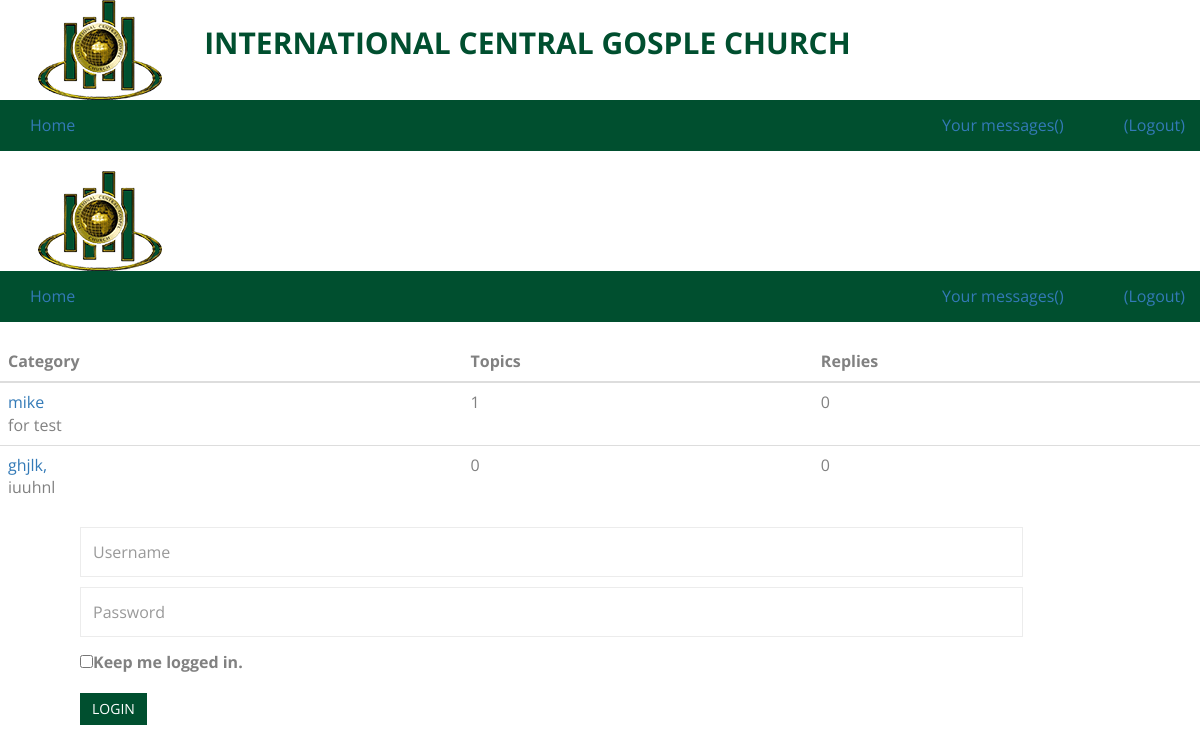
Page /templates/chat.php on the committed database.
### tables this page shows
CREATE TABLE IF NOT EXISTS `categories` (
  `id` smallint(6) NOT NULL,
  `name` varchar(256) NOT NULL,
  `description` text NOT NULL,
  `position` smallint(6) NOT NULL,
  PRIMARY KEY (`id`)
);

### templates/config.php (called while the page is built, shortened)
<?php
$url_home = 'chat.php';
?>

### templates/chat.php (the view, shortened to what this page needs)
<?php
include('config.php');
?>
<!DOCTYPE html>
<html>
    <head>
    <link rel="stylesheet" href="../css/font-awesome.min.css">
    <link rel="stylesheet" href="../css/jquery.fancybox.css">
    <link rel="stylesheet" href="../css/bootstrap.min.css">
    <link rel="stylesheet" href="../css/owl.carousel.css">
    <link rel="stylesheet" href="../css/slit-slider.css">
    <link rel="stylesheet" href="../css/animate.css">
    <link rel="stylesheet" href="../css/main.css">
    </head>
    <body id="body">
    <div class="header">
        <a href="../index.php"><img src="../images/icgc2.png" alt="Forum" />
        <span style="color: #004f2f; border-color: #b0931b;font-weight: bold; font-size:30px;">INTERNATIONAL CENTRAL GOSPLE CHURCH</span></a>
    </div>
    <header class="main-header" style="background: #004f2f; border-color: #b0931b; border-width: 2px;">
  <nav class="navbar navbar-static-top">
    <div class="container-fluid">
    <div class="collapse navbar-collapse" id="navbar-collapse">
      <ul class="nav navbar-nav">
        <li class="active"><a href="<?php echo $url_home; ?>">Home</a>
        </li>
      </ul>
      <ul class="nav navbar-nav navbar-right">
        <li><a href="list_pm.php">Your messages(<?php echo $nb_new_pm; ?>)</a></li>
        <li><a href="profile.php?id=<?php echo $_SESSION['userid']; ?>"><?php echo htmlentities($_SESSION['username'], ENT_QUOTES, 'UTF-8'); ?></a></li>
        <li><a href="login.php">(Logout)</a></li>
      </ul>
    </div>
    </div>
  </nav>
</header>
<div class="content">
<?php
if(isset($_SESSION['username']))
{
$nb_new_pm = mysql_fetch_array(mysql_query('select count(*) as nb_new_pm from pm where ((user1="'.$_SESSION['userid'].'" and user1read="no") or (user2="'.$_SESSION['userid'].'" and user2read="no")) and id2="1"'));
$nb_new_pm = $nb_new_pm['nb_new_pm'];
?>
<?php
}
else
{
?>
<div class="header">
    <a href="<?php echo $url_home; ?>"><img src="../images/icgc2.png" alt="Forum" /></a>
</div>
    <header class="main-header" style="background: #004f2f; border-color: #b0931b; border-width: 2px;">
  <nav class="navbar navbar-static-top">
    <div class="container-fluid">
    <div class="collapse navbar-collapse" id="navbar-collapse">
      <ul class="nav navbar-nav">
        <li class="active"><a href="<?php echo $url_home; ?>">Home</a>
        </li>
      </ul>
      <ul class="nav navbar-nav navbar-right">
        <li><a href="list_pm.php">Your messages(<?php echo $nb_new_pm; ?>)</a></li>
        <li><a href="profile.php?id=<?php echo $_SESSION['userid']; ?>"><?php echo htmlentities($_SESSION['username'], ENT_QUOTES, 'UTF-8'); ?></a></li>
        <li><a href="login.php">(Logout)</a></li>
      </ul>
    </div>
    </div>
  </nav>
</header>
<?php
}
?>
<table class="table">
<thead>
    <tr>
        <th class="forum_cat">Category</th>
        <th class="forum_ntop">Topics</th>
        <th class="forum_nrep">Replies</th>
    </tr>
</thead>
<?php
$dn1 = mysql_query('select c.id, c.name, c.description, c.position, (select count(t.id) from topics as t where t.parent=c.id and t.id2=1) as topics, (select count(t2.id) from topics as t2 where t2.parent=c.id and t2.id2!=1) as replies from categories as c group by c.id order by c.position asc');
while($dnn1 = mysql_fetch_array($dn1))
{
?>
    <thead>
    <tr>
        <td class="forum_cat"><a href="list_topics.php?parent=<?php echo $dnn1['id']; ?>" class="title"><?php echo htmlentities($dnn1['name'], ENT_QUOTES, 'UTF-8'); ?></a>
        <div class="description"><?php echo $dnn1['description']; ?></div></td>
        <td><?php echo $dnn1['topics']; ?></td>
        <td><?php echo $dnn1['replies']; ?></td>
    </tr>
    </thead>
<?php
}
?>
</table>
<?php
if(!isset($_SESSION['username']))
{
?>
<section id="contact">
    <div class="container">
        <div class="row">
            <div class="col-md-11 contact-form wow animated fadeInLeft">
                <form action="login.php" method="post" style="padding-left: 40px; padding-right: 40px; margin-right: 10px; margin-left: 10px;">
                    <div class="input-field">
                        <input type="text" name="username" id="username" placeholder="Username" class="form-control" value="<?php echo htmlentities($ousername, ENT_QUOTES, 'UTF-8'); ?>" />
                    </div>
                    <div class="input-field">
                        <input type="password" name="password" class="form-control" placeholder="Password" minlength="6 characters" required/>
                    </div>
                    <div class="input-field">
                        <input type="checkbox" name="memorize" id="memorize" value="yes" /><label>Keep me logged in.</label>
                    </div>
                        <input type="submit" value="Login" class="btn btn-primary" style="background: #004f2f;">
                </form>
            </div>
        </div>
    </div>
</section>
<?php
}
?>
</div>
</body>
</html>

### css/slit-slider.css (style rules this page uses)
.sl-trans-back-elems .caption-content span,, .sl-trans-back-elems .caption-content a { -webkit-animation: fadeOut 1s linear both; -moz-animation: fadeOut 1s linear both; -o-animation: fadeOut 1s linear both; -ms-animation: fadeOut 1s linear both; animation: fadeOut 1s linear both; }

### css/main.css (style rules this page uses)
body { background-color: #fff; font-family: 'Open Sans', sans-serif; line-height: 30px; font-size: 16px; color: #818181; }
a { -webkit-transition: all 0.3s ease-out 0s; -moz-transition: all 0.3s ease-out 0s; -ms-transition: all 0.3s ease-out 0s; -o-transition: all 0.3s ease-out 0s; transition: all 0.3s ease-out 0s; }
a, a:hover, a:focus, .btn:focus { text-decoration: none; outline: none; }
.btn { border-radius: 0; border: 0; position: relative; text-transform: uppercase; }
.input-field { margin-bottom: 10px; }
.form-control { border: 1px solid #ececec; border-radius: 0; box-shadow: none; color: #818181; font-size: 16px; height: 50px; }

### rows in the picture
categories: name "mike", description "for test", topics "1", replies "0"
categories: name "ghjlk,", description "iuuhnl", topics "0", replies "0"
